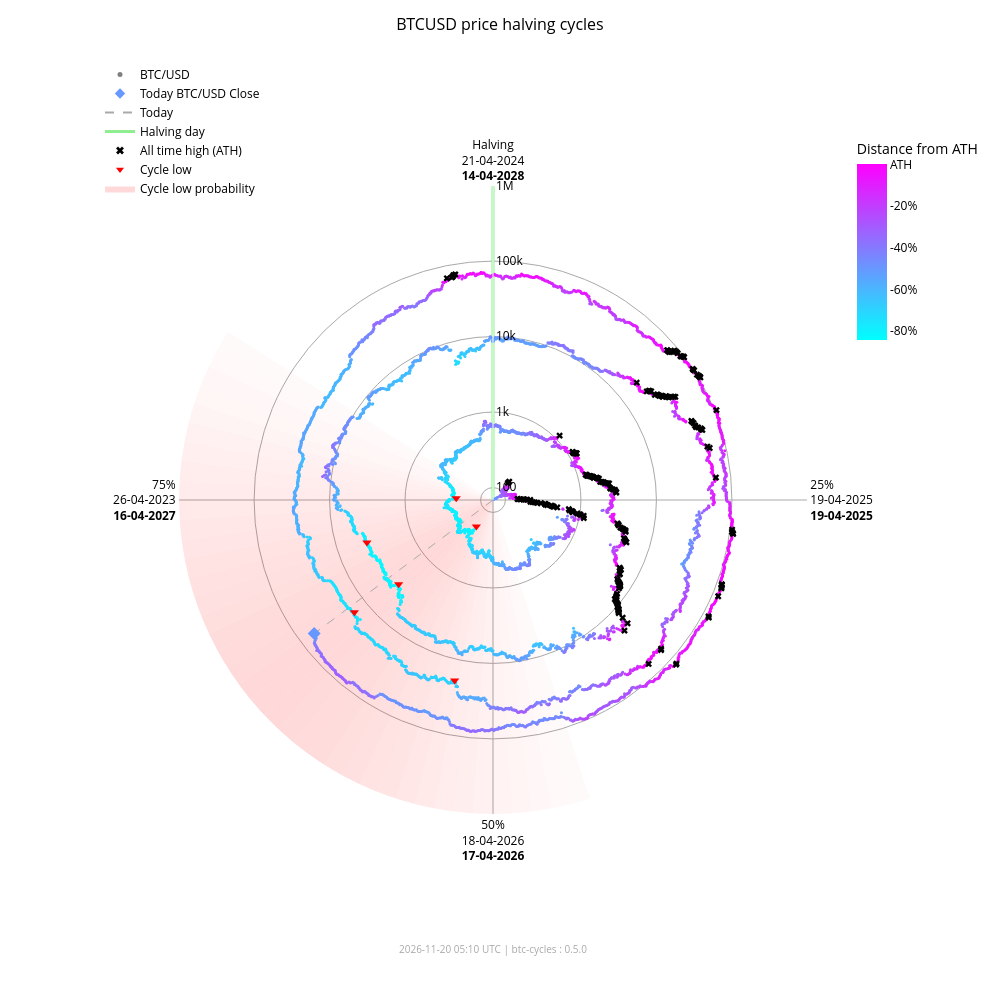

Notebook cell for this chart:
### Markdown cell above
### Interactive chart (plotly)

### Code cell
fig_interactive = btc.plot(
    kind="interactive",
    from_date="2012-11-28",
)
# plotly config for interactivity
config = {"scrollZoom": True, "displayModeBar": True}
# display in notebook
fig_interactive.show(config=config)

### Figure 1 — Plotly figure (JSON) as saved in the notebook; plotly's stock layout.template omitted (floating-point values rounded to 4 significant figures; data arrays with more than 128 entries replaced by an {"elided": "..."} marker saying what was removed)
{"data": [{"fill": "toself", "fillcolor": "rgba(255,0,0,0.018306980149439524)", "hoverinfo": "skip", "line": {"width": 0}, "mode": "lines", "r": [68.43, 1000000, 1000000, 68.43, 68.43], "showlegend": false, "theta": [162.0, 162.0, 165.6, 165.6, 162.0], "type": "scatterpolar"}, {"fill": "toself", "fillcolor": "rgba(255,0,0,0.02405911634527998)", "hoverinfo": "skip", "line": {"width": 0}, "mode": "lines", "r": [68.43, 1000000, 1000000, 68.43, 68.43], "showlegend": false, "theta": [165.6, 165.6, 169.2, 169.2, 165.6], "type": "scatterpolar"}, {"fill": "toself", "fillcolor": "rgba(255,0,0,0.030803449372254352)", "hoverinfo": "skip", "line": {"width": 0}, "mode": "lines", "r": [68.43, 1000000, 1000000, 68.43, 68.43], "showlegend": false, "theta": [169.2, 169.2, 172.8, 172.8, 169.2], "type": "scatterpolar"}, {"fill": "toself", "fillcolor": "rgba(255,0,0,0.03847233586005252)", "hoverinfo": "skip", "line": {"width": 0}, "mode": "lines", "r": [68.43, 1000000, 1000000, 68.43, 68.43], "showlegend": false, "theta": [172.8, 172.8, 176.4, 176.4, 172.8], "type": "scatterpolar"}, {"fill": "toself", "fillcolor": "rgba(255,0,0,0.04694405159551339)", "hoverinfo": "skip", "line": {"width": 0}, "mode": "lines", "r": [68.43, 1000000, 1000000, 68.43, 68.43], "showlegend": false, "theta": [176.4, 176.4, 180.0, 180.0, 176.4], "type": "scatterpolar"}, {"fill": "toself", "fillcolor": "rgba(255,0,0,0.05605603979818329)", "hoverinfo": "skip", "line": {"width": 0}, "mode": "lines", "r": [68.43, 1000000, 1000000, 68.43, 68.43], "showlegend": false, "theta": [180.0, 180.0, 183.6, 183.6, 180.0], "type": "scatterpolar"}, {"fill": "toself", "fillcolor": "rgba(255,0,0,0.06562330627802694)", "hoverinfo": "skip", "line": {"width": 0}, "mode": "lines", "r": [68.43, 1000000, 1000000, 68.43, 68.43], "showlegend": false, "theta": [183.6, 183.6, 187.2, 187.2, 183.6], "type": "scatterpolar"}, {"fill": "toself", "fillcolor": "rgba(255,0,0,0.07545707932574237)", "hoverinfo": "skip", "line": {"width": 0}, "mode": "lines", "r": [68.43, 1000000, 1000000, 68.43, 68.43], "showlegend": false, "theta": [187.2, 187.2, 190.8, 190.8, 187.2], "type": "scatterpolar"}, {"fill": "toself", "fillcolor": "rgba(255,0,0,0.08537841060169407)", "hoverinfo": "skip", "line": {"width": 0}, "mode": "lines", "r": [68.43, 1000000, 1000000, 68.43, 68.43], "showlegend": false, "theta": [190.8, 190.8, 194.4, 194.4, 190.8], "type": "scatterpolar"}, {"fill": "toself", "fillcolor": "rgba(255,0,0,0.09522272137134848)", "hoverinfo": "skip", "line": {"width": 0}, "mode": "lines", "r": [68.43, 1000000, 1000000, 68.43, 68.43], "showlegend": false, "theta": [194.4, 194.4, 198.0, 198.0, 194.4], "type": "scatterpolar"}, {"fill": "toself", "fillcolor": "rgba(255,0,0,0.10483418800389058)", "hoverinfo": "skip", "line": {"width": 0}, "mode": "lines", "r": [68.43, 1000000, 1000000, 68.43, 68.43], "showlegend": false, "theta": [198.0, 198.0, 201.6, 201.6, 198.0], "type": "scatterpolar"}, {"fill": "toself", "fillcolor": "rgba(255,0,0,0.11405248627197925)", "hoverinfo": "skip", "line": {"width": 0}, "mode": "lines", "r": [68.43, 1000000, 1000000, 68.43, 68.43], "showlegend": false, "theta": [201.6, 201.6, 205.2, 205.2, 201.6], "type": "scatterpolar"}, {"fill": "toself", "fillcolor": "rgba(255,0,0,0.12269756305009562)", "hoverinfo": "skip", "line": {"width": 0}, "mode": "lines", "r": [68.43, 1000000, 1000000, 68.43, 68.43], "showlegend": false, "theta": [205.2, 205.2, 208.8, 208.8, 205.2], "type": "scatterpolar"}, {"fill": "toself", "fillcolor": "rgba(255,0,0,0.13055959037792858)", "hoverinfo": "skip", "line": {"width": 0}, "mode": "lines", "r": [68.43, 1000000, 1000000, 68.43, 68.43], "showlegend": false, "theta": [208.8, 208.8, 212.4, 212.4, 208.8], "type": "scatterpolar"}, {"fill": "toself", "fillcolor": "rgba(255,0,0,0.13740037014073872)", "hoverinfo": "skip", "line": {"width": 0}, "mode": "lines", "r": [68.43, 1000000, 1000000, 68.43, 68.43], "showlegend": false, "theta": [212.4, 212.4, 216.0, 216.0, 212.4], "type": "scatterpolar"}, {"fill": "toself", "fillcolor": "rgba(255,0,0,0.14296927208088228)", "hoverinfo": "skip", "line": {"width": 0}, "mode": "lines", "r": [68.43, 1000000, 1000000, 68.43, 68.43], "showlegend": false, "theta": [216.0, 216.0, 219.6, 219.6, 216.0], "type": "scatterpolar"}, {"fill": "toself", "fillcolor": "rgba(255,0,0,0.14703219887325494)", "hoverinfo": "skip", "line": {"width": 0}, "mode": "lines", "r": [68.43, 1000000, 1000000, 68.43, 68.43], "showlegend": false, "theta": [219.6, 219.6, 223.2, 223.2, 219.6], "type": "scatterpolar"}, {"fill": "toself", "fillcolor": "rgba(255,0,0,0.14940752827264187)", "hoverinfo": "skip", "line": {"width": 0}, "mode": "lines", "r": [68.43, 1000000, 1000000, 68.43, 68.43], "showlegend": false, "theta": [223.2, 223.2, 226.8, 226.8, 223.2], "type": "scatterpolar"}, {"fill": "toself", "fillcolor": "rgba(255,0,0,0.15)", "hoverinfo": "skip", "line": {"width": 0}, "mode": "lines", "r": [68.43, 1000000, 1000000, 68.43, 68.43], "showlegend": false, "theta": [226.8, 226.8, 230.4, 230.4, 226.8], "type": "scatterpolar"}, {"fill": "toself", "fillcolor": "rgba(255,0,0,0.14882314851976614)", "hoverinfo": "skip", "line": {"width": 0}, "mode": "lines", "r": [68.43, 1000000, 1000000, 68.43, 68.43], "showlegend": false, "theta": [230.4, 230.4, 234.0, 234.0, 230.4], "type": "scatterpolar"}, {"fill": "toself", "fillcolor": "rgba(255,0,0,0.14600334989350275)", "hoverinfo": "skip", "line": {"width": 0}, "mode": "lines", "r": [68.43, 1000000, 1000000, 68.43, 68.43], "showlegend": false, "theta": [234.0, 234.0, 237.6, 237.6, 234.0], "type": "scatterpolar"}, {"fill": "toself", "fillcolor": "rgba(255,0,0,0.14176315293000513)", "hoverinfo": "skip", "line": {"width": 0}, "mode": "lines", "r": [68.43, 1000000, 1000000, 68.43, 68.43], "showlegend": false, "theta": [237.6, 237.6, 241.2, 241.2, 237.6], "type": "scatterpolar"}, {"fill": "toself", "fillcolor": "rgba(255,0,0,0.1363869302869166)", "hoverinfo": "skip", "line": {"width": 0}, "mode": "lines", "r": [68.43, 1000000, 1000000, 68.43, 68.43], "showlegend": false, "theta": [241.2, 241.2, 244.8, 244.8, 241.2], "type": "scatterpolar"}, {"fill": "toself", "fillcolor": "rgba(255,0,0,0.13017643696734477)", "hoverinfo": "skip", "line": {"width": 0}, "mode": "lines", "r": [68.43, 1000000, 1000000, 68.43, 68.43], "showlegend": false, "theta": [244.8, 244.8, 248.4, 248.4, 244.8], "type": "scatterpolar"}, {"fill": "toself", "fillcolor": "rgba(255,0,0,0.1234063302665758)", "hoverinfo": "skip", "line": {"width": 0}, "mode": "lines", "r": [68.43, 1000000, 1000000, 68.43, 68.43], "showlegend": false, "theta": [248.4, 248.4, 252.0, 252.0, 248.4], "type": "scatterpolar"}, {"fill": "toself", "fillcolor": "rgba(255,0,0,0.11628949020714345)", "hoverinfo": "skip", "line": {"width": 0}, "mode": "lines", "r": [68.43, 1000000, 1000000, 68.43, 68.43], "showlegend": false, "theta": [252.0, 252.0, 255.6, 255.6, 252.0], "type": "scatterpolar"}, {"fill": "toself", "fillcolor": "rgba(255,0,0,0.108959277972535)", "hoverinfo": "skip", "line": {"width": 0}, "mode": "lines", "r": [68.43, 1000000, 1000000, 68.43, 68.43], "showlegend": false, "theta": [255.6, 255.6, 259.2, 259.2, 255.6], "type": "scatterpolar"}, {"fill": "toself", "fillcolor": "rgba(255,0,0,0.1014715299920515)", "hoverinfo": "skip", "line": {"width": 0}, "mode": "lines", "r": [68.43, 1000000, 1000000, 68.43, 68.43], "showlegend": false, "theta": [259.2, 259.2, 262.8, 262.8, 259.2], "type": "scatterpolar"}, {"fill": "toself", "fillcolor": "rgba(255,0,0,0.09382430417652897)", "hoverinfo": "skip", "line": {"width": 0}, "mode": "lines", "r": [68.43, 1000000, 1000000, 68.43, 68.43], "showlegend": false, "theta": [262.8, 262.8, 266.4, 266.4, 262.8], "type": "scatterpolar"}, {"fill": "toself", "fillcolor": "rgba(255,0,0,0.08598937207621672)", "hoverinfo": "skip", "line": {"width": 0}, "mode": "lines", "r": [68.43, 1000000, 1000000, 68.43, 68.43], "showlegend": false, "theta": [266.4, 266.4, 270.0, 270.0, 266.4], "type": "scatterpolar"}, {"fill": "toself", "fillcolor": "rgba(255,0,0,0.07794710108398434)", "hoverinfo": "skip", "line": {"width": 0}, "mode": "lines", "r": [68.43, 1000000, 1000000, 68.43, 68.43], "showlegend": false, "theta": [270.0, 270.0, 273.6, 273.6, 270.0], "type": "scatterpolar"}, {"fill": "toself", "fillcolor": "rgba(255,0,0,0.06971614429145927)", "hoverinfo": "skip", "line": {"width": 0}, "mode": "lines", "r": [68.43, 1000000, 1000000, 68.43, 68.43], "showlegend": false, "theta": [273.6, 273.6, 277.2, 277.2, 273.6], "type": "scatterpolar"}, {"fill": "toself", "fillcolor": "rgba(255,0,0,0.061371174705723626)", "hoverinfo": "skip", "line": {"width": 0}, "mode": "lines", "r": [68.43, 1000000, 1000000, 68.43, 68.43], "showlegend": false, "theta": [277.2, 277.2, 280.8, 280.8, 277.2], "type": "scatterpolar"}, {"fill": "toself", "fillcolor": "rgba(255,0,0,0.05304520605236535)", "hoverinfo": "skip", "line": {"width": 0}, "mode": "lines", "r": [68.43, 1000000, 1000000, 68.43, 68.43], "showlegend": false, "theta": [280.8, 280.8, 284.4, 284.4, 280.8], "type": "scatterpolar"}, {"fill": "toself", "fillcolor": "rgba(255,0,0,0.044916938988340704)", "hoverinfo": "skip", "line": {"width": 0}, "mode": "lines", "r": [68.43, 1000000, 1000000, 68.43, 68.43], "showlegend": false, "theta": [284.4, 284.4, 288.0, 288.0, 284.4], "type": "scatterpolar"}, {"fill": "toself", "fillcolor": "rgba(255,0,0,0.0371870550186571)", "hoverinfo": "skip", "line": {"width": 0}, "mode": "lines", "r": [68.43, 1000000, 1000000, 68.43, 68.43], "showlegend": false, "theta": [288.0, 288.0, 291.6, 291.6, 288.0], "type": "scatterpolar"}, {"fill": "toself", "fillcolor": "rgba(255,0,0,0.030049603184432498)", "hoverinfo": "skip", "line": {"width": 0}, "mode": "lines", "r": [68.43, 1000000, 1000000, 68.43, 68.43], "showlegend": false, "theta": [291.6, 291.6, 295.2, 295.2, 291.6], "type": "scatterpolar"}, {"fill": "toself", "fillcolor": "rgba(255,0,0,0.023665126797805223)", "hoverinfo": "skip", "line": {"width": 0}, "mode": "lines", "r": [68.43, 1000000, 1000000, 68.43, 68.43], "showlegend": false, "theta": [295.2, 295.2, 298.8, 298.8, 295.2], "type": "scatterpolar"}, {"fill": "toself", "fillcolor": "rgba(255,0,0,0.018141004067302662)", "hoverinfo": "skip", "line": {"width": 0}, "mode": "lines", "r": [68.43, 1000000, 1000000, 68.43, 68.43], "showlegend": false, "theta": [298.8, 298.8, 302.4, 302.4, 298.8], "type": "scatterpolar"}, {"hoverinfo": "skip", "line": {"color": "darkgrey", "dash": "dash", "width": 1}, "mode": "lines", "r": [68.43, 61900.0], "showlegend": false, "theta": [233.2, 233.2], "type": "scatterpolar"}, {"hoverinfo": "skip", "line": {"color": "lightgreen", "width": 3}, "mode": "lines", "r": [68.43, 1000000], "showlegend": false, "theta": [0, 0], "type": "scatterpolar"}, {"hoverinfo": "text", "marker": {"color": {"elided": "4955 str values"}, "size": 3}, "mode": "markers", "r": {"elided": "4955 float values"}, "showlegend": false, "text": {"elided": "4955 str values"}, "theta": {"elided": "4955 float values"}, "type": "scatterpolar"}, {"hoverinfo": "text", "marker": {"color": "#6798ff", "size": 10, "symbol": "diamond"}, "mode": "markers", "r": [61900.0], "showlegend": false, "text": ["Today<br>Date: 2026-11-19<br>Price: $61,901.82"], "theta": [233.2], "type": "scatterpolar"}, {"hoverinfo": "text", "marker": {"color": "black", "size": 6, "symbol": "x"}, "mode": "markers", "r": {"elided": "182 float values"}, "showlegend": false, "text": {"elided": "182 str values"}, "theta": {"elided": "182 float values"}, "type": "scatterpolar"}, {"hoverinfo": "text", "marker": {"color": "red", "size": 8, "symbol": "triangle-down"}, "mode": "markers", "r": [178.1, 210.5, 3237.0, 3961.0, 19020.0, 15790.0], "showlegend": false, "text": ["Cycle Low<br>Date: 2015-01-14<br>Price: $178.10<br>ATH distance: -84.5%", "Cycle Low<br>Date: 2015-08-24<br>Price: $210.49<br>ATH distance: -81.7%", "Cycle Low<br>Date: 2018-12-15<br>Price: $3,236.76<br>ATH distance: -83.4%", "Cycle Low<br>Date: 2019-03-15<br>Price: $3,960.91<br>ATH distance: -79.7%", "Cycle Low<br>Date: 2022-06-18<br>Price: $19,017.64<br>ATH distance: -71.9%", "Cycle Low<br>Date: 2022-11-21<br>Price: $15,787.28<br>ATH distance: -76.6%"], "theta": [212.1, 272.7, 228.3, 251.4, 192.0, 231.0], "type": "scatterpolar"}, {"marker": {"color": "grey", "size": 5}, "mode": "markers", "name": "BTC/USD", "r": [null], "theta": [null], "type": "scatterpolar"}, {"marker": {"color": "#6798ff", "size": 8, "symbol": "diamond"}, "mode": "markers", "name": "Today BTC/USD Close", "r": [null], "theta": [null], "type": "scatterpolar"}, {"line": {"color": "darkgrey", "dash": "dash"}, "mode": "lines", "name": "Today", "r": [null], "theta": [null], "type": "scatterpolar"}, {"line": {"color": "lightgreen", "width": 3}, "mode": "lines", "name": "Halving day", "r": [null], "theta": [null], "type": "scatterpolar"}, {"marker": {"color": "black", "size": 7, "symbol": "x"}, "mode": "markers", "name": "All time high (ATH)", "r": [null], "theta": [null], "type": "scatterpolar"}, {"marker": {"color": "red", "size": 7, "symbol": "triangle-down"}, "mode": "markers", "name": "Cycle low", "r": [null], "theta": [null], "type": "scatterpolar"}, {"fill": "toself", "fillcolor": "rgba(255,0,0,0.15)", "line": {"width": 0}, "mode": "lines", "name": "Cycle low probability", "r": [null], "theta": [null], "type": "scatterpolar"}, {"hoverinfo": "skip", "marker": {"cmax": 0, "cmin": -0.8453, "color": [0], "colorbar": {"len": 0.25, "ticktext": ["ATH", "-20%", "-40%", "-60%", "-80%", "-100%"], "tickvals": [0, -0.2, -0.4, -0.6, -0.8, -1.0], "title": {"text": "Distance from ATH"}, "x": 0.95, "y": 0.92, "yanchor": "top"}, "colorscale": {"elided": "256x2 mixed values"}, "showscale": true, "size": 0}, "mode": "markers", "r": [null], "showlegend": false, "theta": [null], "type": "scatterpolar"}], "layout": {"annotations": [{"font": {"color": "darkgrey", "size": 10}, "showarrow": false, "text": "2026-11-20 05:10 UTC | btc-cycles : 0.5.0", "x": 0.5, "xref": "paper", "y": -0.02, "yref": "paper"}], "font": {"color": "black"}, "height": 1000, "legend": {"bgcolor": "rgba(0,0,0,0)", "font": {"color": "black"}, "x": 0.0, "y": 1.0}, "margin": {"b": 60, "l": 100, "r": 80, "t": 60}, "paper_bgcolor": "white", "plot_bgcolor": "white", "polar": {"angularaxis": {"color": "black", "direction": "clockwise", "gridcolor": "darkgrey", "rotation": 90, "ticktext": ["Halving<br>21-04-2024<br><b>14-04-2028</b>", "25%<br>19-04-2025<br><b>19-04-2025</b>", "50%<br>18-04-2026<br><b>17-04-2026</b>", "75%<br>26-04-2023<br><b>16-04-2027</b>"], "tickvals": [0, 90, 180, 270]}, "bgcolor": "white", "domain": {"x": [0.1, 0.9], "y": [0.05, 0.95]}, "radialaxis": {"angle": 90, "color": "black", "gridcolor": "darkgrey", "range": [1.835, 6.0], "tickangle": 90, "ticktext": ["100", "1k", "10k", "100k", "1M"], "tickvals": [100, 1000, 10000, 100000, 1000000], "type": "log"}}, "title": {"font": {"color": "black", "size": 16}, "text": "BTCUSD price halving cycles", "x": 0.5}, "width": 1000}}
